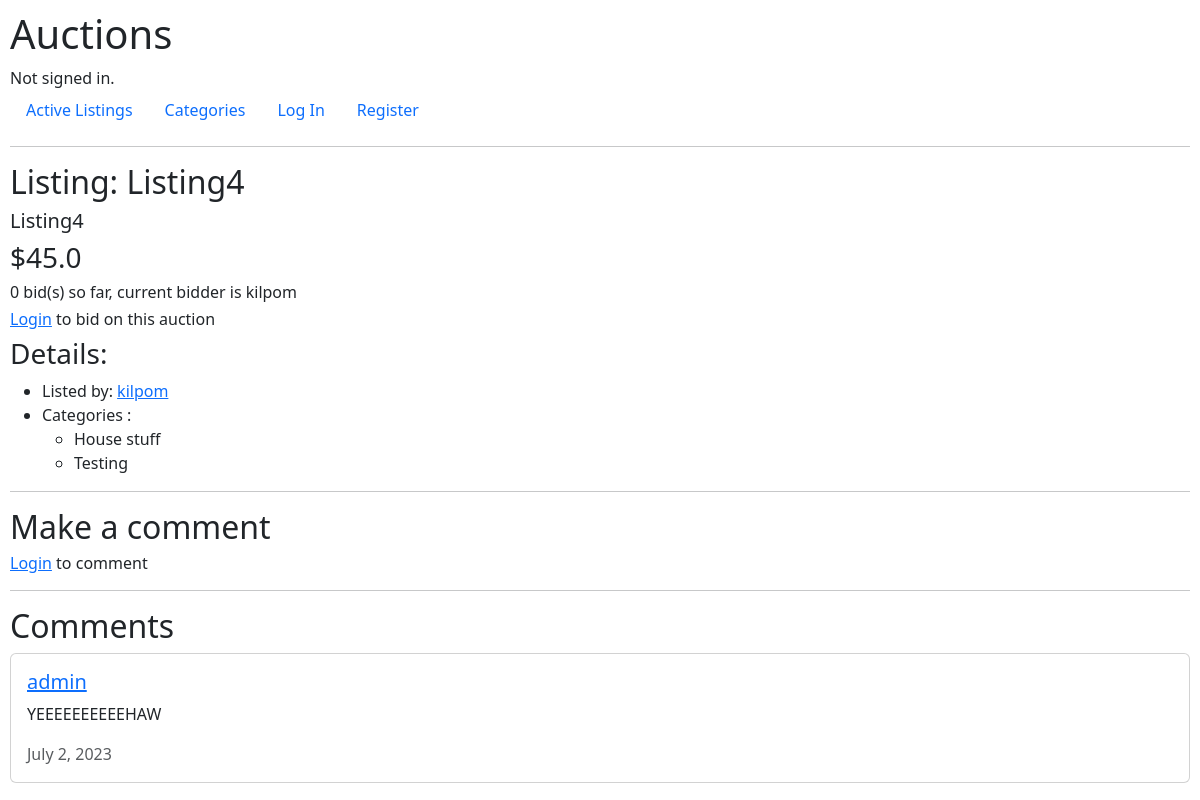
/listing/4, run on the app's committed database.
### auctions/models.py (models this page shows, shortened)
class Listing(models.Model):
    seller = models.ForeignKey(User, on_delete=models.CASCADE, related_name="listings")
    name = models.CharField(max_length=64)
    description = models.TextField()
    current_price = models.FloatField()
    imageurl = models.URLField(blank=True)
    category = models.ManyToManyField(AuctionCategory, blank=True, related_name="listings")
    have_bid = models.BooleanField(default=False)
    current_bidder = models.ForeignKey(User, on_delete=models.PROTECT, related_name="highest_bids", blank=True)
    is_closed = models.BooleanField(default=False)
    winner = models.ForeignKey(User, on_delete=models.SET_NULL, null=True, blank=True)
    watched_by = models.ManyToManyField(User, null=True, blank=True, related_name="watchlist")

class User(AbstractUser):
    pass

class AuctionCategory(models.Model):
    name = models.CharField(max_length=64)

class Comment(models.Model):
    listing = models.ForeignKey(Listing, on_delete=models.CASCADE, related_name="comments")
    commenter = models.ForeignKey(User, on_delete=models.CASCADE, related_name="comments")
    text = models.TextField()
    date = models.DateField(auto_now_add=True)

### auctions/views.py (the view)
# urls.py: path("listing/<int:listing_index>", views.listing, name="listing"),
def listing(request, listing_index):
    entry = Listing.objects.get(pk=listing_index)
    seller = entry.seller.username
    if entry.have_bid:
        bids = Bid.objects.filter(auction=listing_index)
        bid_count = len(bids)
        highest_bid = max(bids, key=lambda bid: bid.price)
        entry.current_price = highest_bid.price
        entry.current_bidder = highest_bid.bidder
        entry.save()
    else:
        bid_count = 0
        entry.current_bidder = entry.seller
    return render(request, "auctions/listing.html", {
        "listing": entry,
        "seller": seller,
        "bid_count": bid_count
    })

### auctions/templates/auctions/listing.html (shortened to what this page needs)
{% extends "auctions/layout.html" %}
{% block body %}
    <h2>Listing: {{ listing.name }}</h2>
    <h5>{{ listing.description }}</h5>
    <h3>${{ listing.current_price }}</h3>
    {% if not listing.is_closed %}
        <h6>{{ bid_count }} bid(s) so far, current bidder is {{ listing.current_bidder.username }}</h6>
        {% if user.is_authenticated %}
            {% if user != listing.seller %}
                <form action="{% url 'bid' listing.id %}" method="post">
                    {% csrf_token %}
                    <input type="number" required placeholder="Bid Amount" name="price" min="{{ listing.current_price }}">
                    <button type="submit" class="btn btn-primary">Bid</button>
                </form>
                <form action="{% url 'watchlist' %}" method="post">
                    {% csrf_token %}
                    <button type="submit" class="btn btn-primary">Add to Watchlist</button>
                    <input type="hidden" name="listing_id" value="{{ listing.pk }}">
                    <input type="hidden" name="choice" value="add">
                </form>
            {% else %}
                <form action="{% url 'close' listing.id %}" method="post">
                    {% csrf_token %}
                    <button class="btn btn-primary" type="submit">Close Auction</button>
                </form>
            {% endif %}
        {% else %}
            <h6><a href="{% url 'login' %}">Login</a> to bid on this auction</h6>
        {% endif %}
    {% else %}
        <h6>This auction is closed</h6>
        {% if user.is_authenticated and user == listing.winner %}
                <h5>Congratulations! You have won this auction!</h5>
        {% endif %}
    {% endif %}
    <h3>Details:</h3>
    <ul>
        <li>Listed by: <a href="{% url 'user_view' seller %}">{{ seller }}</a></li>
        <li>Categories :
            <ul>
                {% for category in listing.category.all %}
                    <li>{{ category.name }}</li>
                {% empty %}
                    <li>No Category Listed</li>
                {% endfor %}
            </ul>
        </li>
    </ul>
    <hr>
    <h2>Make a comment</h2>
    {% if user.is_authenticated %}
        <form action="{% url 'comment' listing.id %}" method="post">
            {% csrf_token %}
            <textarea required class="form-control mb-3" name="text" placeholder="Comment here"></textarea>
            <input type="hidden" name="commenter" value="{{ user.id }}">
            <button class="btn btn-primary" type="submit">Comment</button>
            <input type="hidden" name="delete">
        </form>
    {% else %}
        <h6><a href="{% url 'login' %}">Login</a> to comment</h6>
    {% endif %}
    <hr>
    <h2>Comments</h2>
    {% for comment in listing.comments.all %}
        <div class="card">
            <div class="card-body">
                <h5 class="card-title">
                    <a href="{% url 'user_view' comment.commenter %}">{{ comment.commenter }}</a>
                </h5>
                <p class="card-text">{{ comment.text }}</p>
                <p class="card-text text-muted">{{ comment.date }}</p>
            </div>
        </div>
    {% empty %}
        <h3>No comments on this listing</h3>
    {% endfor %}
{% endblock %}

### auctions/templates/auctions/layout.html (shortened to what this page needs)
{% load static %}
<!DOCTYPE html>
<html lang="en">
    <head>
        <link href="https://cdn.jsdelivr.net/npm/bootstrap@5.3.0/dist/css/bootstrap.min.css" rel="stylesheet">
        <link href="{% static 'auctions/styles.css' %}" rel="stylesheet">
    </head>
    <body>
        <h1>Auctions</h1>
        <div>
            {% if user.is_authenticated %}
                Signed in as <strong>{{ user.username }}</strong>.
            {% else %}
                Not signed in.
            {% endif %}
        </div>
        <ul class="nav">
            <li class="nav-item">
                <a class="nav-link" href="{% url 'index' %}">Active Listings</a>
            </li>
            <li class="nav-item">
                <a class="nav-link" href="{% url 'categories' %}">Categories</a>
            </li>
            {% if user.is_authenticated %}
                <li class="nav-item">
                    <a class="nav-link" href="{% url 'create_listing' %}">Create Listing</a>
                </li>
                <li class="nav-item">
                    <a class="nav-link" href="{% url 'watchlist' %}">Watchlist</a>
                </li>
                <li class="nav-item">
                    <a class="nav-link" href="{% url 'logout' %}">Log Out</a>
                </li>
            {% else %}
                <li class="nav-item">
                    <a class="nav-link" href="{% url 'login' %}">Log In</a>
                </li>
                <li class="nav-item">
                    <a class="nav-link" href="{% url 'register' %}">Register</a>
                </li>
            {% endif %}
        </ul>
        <hr>
        {% block body %}
        {% endblock %}
    </body>
</html>

### auctions/static/auctions/styles.css (style rules this page uses)
body { padding: 10px; }

### data on the page
Listing: name "Listing4", description "Listing4", current_price "45.0", current_bidder.username "kilpom"
User: username "kilpom"
AuctionCategory: name "House stuff"
AuctionCategory: name "Testing"
Comment: commenter "admin", text "YEEEEEEEEEEHAW", date "July 2, 2023"

### other printed values
{{ bid_count }} "0"
